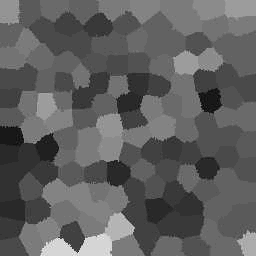
#> input picture superpixel_image_original_bw.jpg, 256 x 256 px, given in place of file_50_AC_000192.1.jpg, which was not available
$ python superpixel.py
#> lines starting #> are read from the running program, lines starting #| are printed output that depends on the picture; pictures that were not available may be replaced by others from this repository, and a replacement may not be noted
from skimage.segmentation import slic
from skimage.color import label2rgb
import numpy as np
import cv2
import networkx as nx
import numpy as np
import matplotlib.pyplot as plt

def crea_superpixel(image_path, output_path, n_segments, compactness):
    # Carica l'immagine usando OpenCV
#> called with output_path = 'superpixel_image_modified_bw.jpg', n_segments = 200, compactness = 5
    image = cv2.imread(image_path)
#> image is the input picture: shape (256, 256, 3); min 3, max 34, mean 14.6

    # Applica la segmentazione SLIC per creare superpixel
    segments = slic(image, n_segments=n_segments, compactness=compactness)
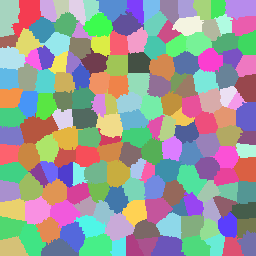
#> segments: shape (256, 256) int64; 172 distinct labels, from 1 to 172; one colour per label, 0 black

    # Visualizza i superpixel con l'overlay sull'immagine originale
    superpixel_image = label2rgb(segments, image=image, kind='avg')
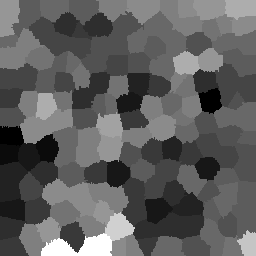
#> superpixel_image: shape (256, 256, 3); min 6, max 28, mean 14.2; drawn with min black and max white

    # Converti l'immagine risultante in bianco e nero
    # Nota: la moltiplicazione per 255 e la conversione in uint8 è necessaria
    # per convertire i valori da un intervallo [0, 1] a [0, 255]
    superpixel_image_gray = cv2.cvtColor((superpixel_image * 255).astype(np.uint8), cv2.COLOR_RGB2GRAY)
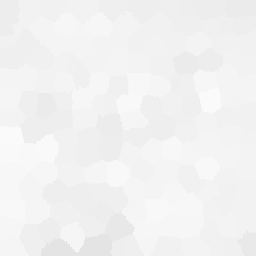
#> superpixel_image_gray: shape (256, 256); min 228, max 250, mean 241.8

    # Salva l'immagine risultante in bianco e nero
    cv2.imwrite(output_path, superpixel_image_gray)
    return segments

segments =crea_superpixel('/home/alessiature/Documenti/Caos-virus-taxonomy/virus-taxonomy-classification-main/img/file_50_AC_000192.1.jpg',
                'superpixel_image_modified_bw.jpg', n_segments=200, compactness=5)

#Piccolo esempio per vedere se va un grafo
# Funzione per controllare se due superpixel sono adiacenti
def sono_adiacenti(segments, label1, label2, x, y):
    if x > 0 and segments[y, x - 1] == label2:
        return True
    if x < segments.shape[1] - 1 and segments[y, x + 1] == label2:
        return True
    if y > 0 and segments[y - 1, x] == label2:
        return True
    if y < segments.shape[0] - 1 and segments[y + 1, x] == label2:
        return True
    return False

# Crea un grafo
G = nx.Graph()

# Aggiungi i nodi al grafo
for label in np.unique(segments):
    G.add_node(label)

# Aggiungi gli archi tra i nodi adiacenti
for y in range(segments.shape[0]):
    for x in range(segments.shape[1]):
        label1 = segments[y, x]
        for label2 in np.unique(segments):
#> (the run stopped early here; a loop or call above may not have finished)
